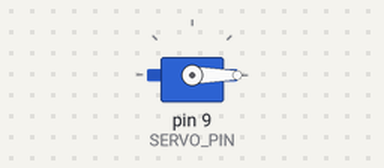
Simulated run of this sketch. Board: Arduino Uno, built with avr-gcc and run on an emulated ATmega328P. Shown: servo.

Above: at 0.05 s.
Timing chart, 0 to 4.6 s (numbered marks = the images above):
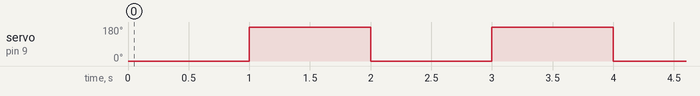

Measured:
- by itself, servo on pin 9 (SERVO_PIN): alternates 180° for 1.0 s and 0° for 1.0 s

The sketch:

servo_test.ino
```cpp
#include <Servo.h>

#define SERVO_PIN 9

Servo shifter;

void setup(){
  shifter.attach(SERVO_PIN);
}

void loop(){
  shifter.write(0);
  delay(1000);
  shifter.write(180);
  delay(1000);
}
```
